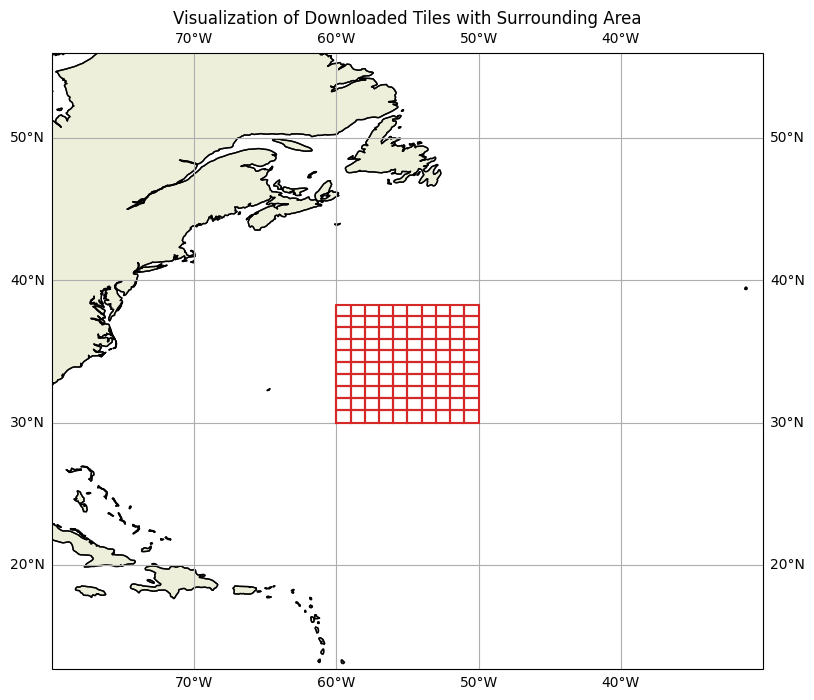
#> input picture 1_DatasetCharacteristics/image.png, 814 x 700 px, given as the content of the folder equal_tiles, which was not available
$ jupyter execute Try4_make_cooler_data_image_analysis.ipynb   (older library calls are emulated)
#> lines starting #> are read from the running program, lines starting #| are printed output that depends on the picture; pictures that were not available may be replaced by others from this repository, and a replacement may not be noted
[cell 1]
import os
import cv2
import numpy as np
import pandas as pd
import matplotlib.pyplot as plt
from glob import glob

# Parameters
image_folder = "equal_tiles"  # Folder containing the images
output_csv = "image_statistics.csv"  # Save stats to a CSV file
crop_pixels = 70  # Number of pixels to crop from each border (top, bottom, left, right)

# Function to crop a fixed number of pixels from the borders
def crop_fixed_border(image, crop_pixels=5):
    height, width, _ = image.shape
    print(f"Original image size: {width}x{height}")  # Debugging line
    if height > crop_pixels * 2 and width > crop_pixels * 2:
        cropped_image = image[crop_pixels:height-crop_pixels, crop_pixels:width-crop_pixels]
        cropped_height, cropped_width, _ = cropped_image.shape
        print(f"Cropped image size: {cropped_width}x{cropped_height}")  # Debugging line
        return cropped_image
    else:
        print(f"Warning: Crop size too large for image {width}x{height}. Returning original image.")
        return image  # Return the original image if cropping is not possible

# Load images
image_paths = glob(os.path.join(image_folder, "*.png"))
if not image_paths:
    print("No images found in the specified folder.")
    exit()

# Data storage
data = []

# Loop through each image (this will ensure reprocessing every time)
for image_path in image_paths:
    try:
        # Reload and process image each time (ensures the crop_pixels change takes effect)
        image = cv2.imread(image_path)
#> image is the input picture: shape (700, 814, 3); mean B, G, R 242.3, 244.3, 245.9
        if image is None:
            print(f"Image {image_path} is corrupt or unreadable.")
            continue

        # Crop out fixed border
        cropped_image = crop_fixed_border(image, crop_pixels)
#| Original image size: 814x700
#> in crop_fixed_border, `cropped_image = image[crop_pixels:height-crop_pixels, crop_pixels:widt..`:
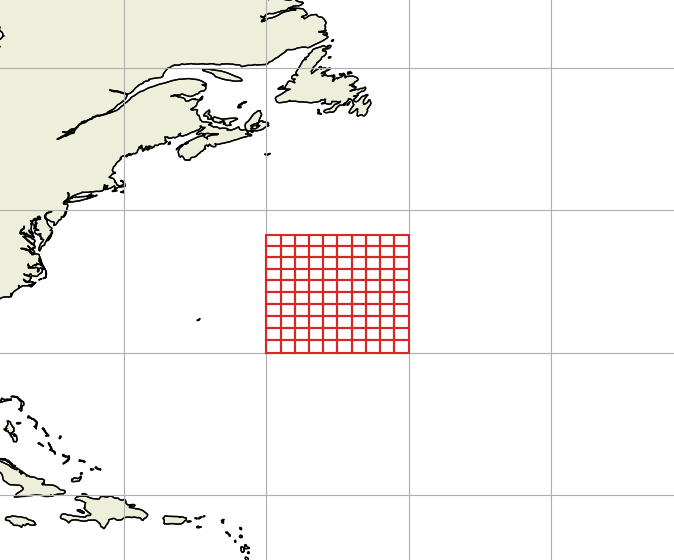
#> cropped_image: shape (560, 674, 3); mean B, G, R 241.5, 244.1, 246.5
#| Cropped image size: 674x560
        height, width, channels = cropped_image.shape
#> height = 560; width = 674; channels = 3

        # Convert to grayscale
        grayscale = cv2.cvtColor(cropped_image, cv2.COLOR_BGR2GRAY)
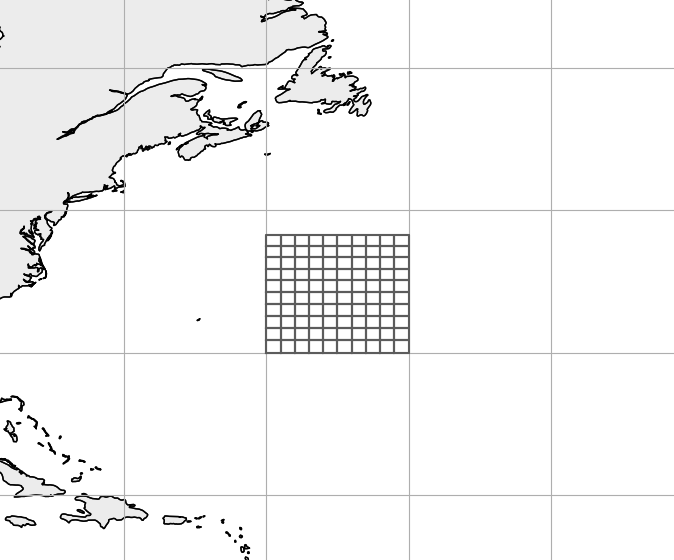
#> grayscale: shape (560, 674); min 0, max 255, mean 244.5

        # Average and standard deviation of intensity
        avg_intensity = np.mean(grayscale)
#> avg_intensity = 244.5
        std_intensity = np.std(grayscale)
#> std_intensity = 37.07

        # Elevation statistics (e.g., terrain variation)
        min_elevation = np.min(grayscale)
#> min_elevation = 0
        max_elevation = np.max(grayscale)
#> max_elevation = 255
        elevation_range = max_elevation - min_elevation
#> elevation_range = 255

        # Color histograms (representing terrain height variations in color channels)
        color_hist_b = cv2.calcHist([cropped_image], [0], None, [256], [0, 256])  # Blue channel
#> color_hist_b = 256 values, max 298873 at index 255, min 0 at index 1, mean 1474.4
        color_hist_g = cv2.calcHist([cropped_image], [1], None, [256], [0, 256])  # Green channel
#> color_hist_g has the same summary as color_hist_b
        color_hist_r = cv2.calcHist([cropped_image], [2], None, [256], [0, 256])  # Red channel
#> color_hist_r has the same summary as color_hist_b

        # Store data
        data.append({
            "file_name": os.path.basename(image_path),
            "width": width,
            "height": height,
            "avg_intensity": avg_intensity,
            "std_intensity": std_intensity,
            "min_elevation": min_elevation,
            "max_elevation": max_elevation,
            "elevation_range": elevation_range,
            "aspect_ratio": width / height,
        })

    except Exception as e:
        print(f"Error processing {image_path}: {e}")

# Create a DataFrame for analysis
df = pd.DataFrame(data)
#> df = table of 1 rows and 9 columns

# Save to CSV
df.to_csv(output_csv, index=False)
print(f"Statistics saved to {output_csv}")

# Display some EDA results
print(df.describe())
#> (printed output is left out)

# Visualization: Histograms of intensity and aspect ratios
plt.figure(figsize=(14, 7))

# Average intensity distribution
plt.subplot(2, 3, 1)
plt.hist(df["avg_intensity"], bins=20, color="blue", alpha=0.7)
plt.title("Distribution of Average Intensity")
plt.xlabel("Average Intensity")
plt.ylabel("Frequency")

# Elevation range distribution
plt.subplot(2, 3, 2)
plt.hist(df["elevation_range"], bins=20, color="purple", alpha=0.7)
plt.title("Distribution of Elevation Range")
plt.xlabel("Elevation Range")
plt.ylabel("Frequency")

# Aspect ratio distribution
plt.subplot(2, 3, 3)
plt.hist(df["aspect_ratio"], bins=20, color="green", alpha=0.7)
plt.title("Distribution of Aspect Ratios")
plt.xlabel("Aspect Ratio (Width / Height)")
plt.ylabel("Frequency")

# Min elevation vs. max elevation
plt.subplot(2, 3, 4)
plt.scatter(df["min_elevation"], df["max_elevation"], alpha=0.7, color="red")
plt.title("Min vs. Max Elevation")
plt.xlabel("Min Elevation")
plt.ylabel("Max Elevation")

# Elevation range vs. average intensity
plt.subplot(2, 3, 5)
plt.scatter(df["elevation_range"], df["avg_intensity"], alpha=0.7, color="blue")
plt.title("Elevation Range vs. Average Intensity")
plt.xlabel("Elevation Range")
plt.ylabel("Average Intensity")

# Heatmap for one cropped image (for better understanding of seabed texture)
image_example = cv2.imread(image_paths[0])
cropped_example = crop_fixed_border(image_example, crop_pixels)
#| Original image size: 814x700
#| Cropped image size: 674x560
plt.subplot(2, 3, 6)
plt.imshow(cropped_example, cmap='terrain', interpolation='nearest')
plt.title("Seabed Image Example (Cropped)")
plt.colorbar(label="Elevation (Height)")
plt.axis('off')

plt.tight_layout()
plt.show()
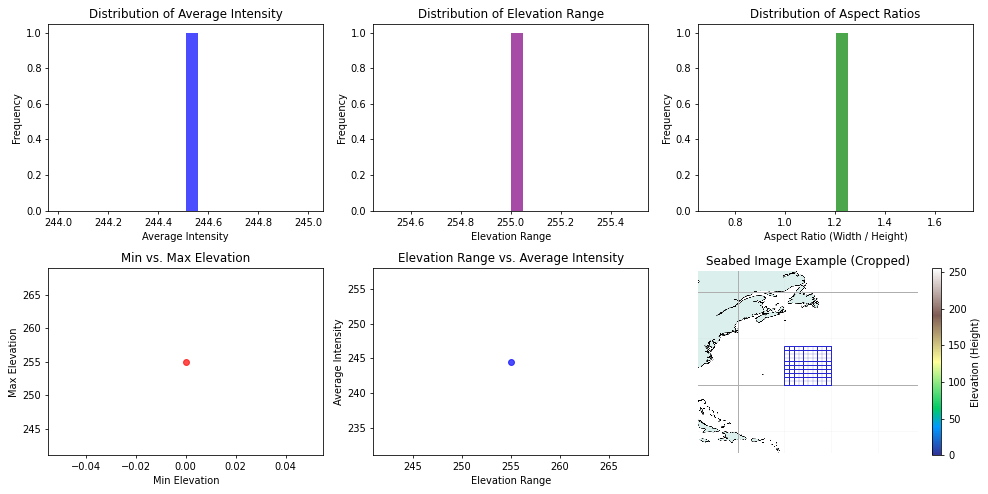
#> figure drawn by matplotlib, 7 panels; B, G, R data is drawn as R, G, B; panel 1: tallest bar 1 high, from x = 244.5 to 244.6; panel 2: tallest bar 1 high, from x = 255 to 255.1; panel 3: tallest bar 1 high, from x = 1.2 to 1.25

[cell 2]
import os
import cv2
import numpy as np
import pandas as pd
import matplotlib.pyplot as plt
from glob import glob

# Parameters
image_folder = "equal_tiles"  # Folder containing the images
output_csv = "image_statistics.csv"  # Save stats to a CSV file
crop_pixels = 70  # Number of pixels to crop from each border (top, bottom, left, right)

# Function to crop a fixed number of pixels from the borders
def crop_fixed_border(image, crop_pixels=5):
#> called with crop_pixels = 70
    height, width, _ = image.shape
#> height = 700; width = 814
    if height > crop_pixels * 2 and width > crop_pixels * 2:
        cropped_image = image[crop_pixels:height-crop_pixels, crop_pixels:width-crop_pixels]
        return cropped_image
    else:
        print(f"Warning: Crop size too large for image {width}x{height}. Returning original image.")
        return image  # Return the original image if cropping is not possible

# Function to compute the gradient magnitude of the image
def compute_gradient_magnitude(image):
    grayscale = cv2.cvtColor(image, cv2.COLOR_BGR2GRAY)
    grad_x = cv2.Sobel(grayscale, cv2.CV_64F, 1, 0, ksize=3)
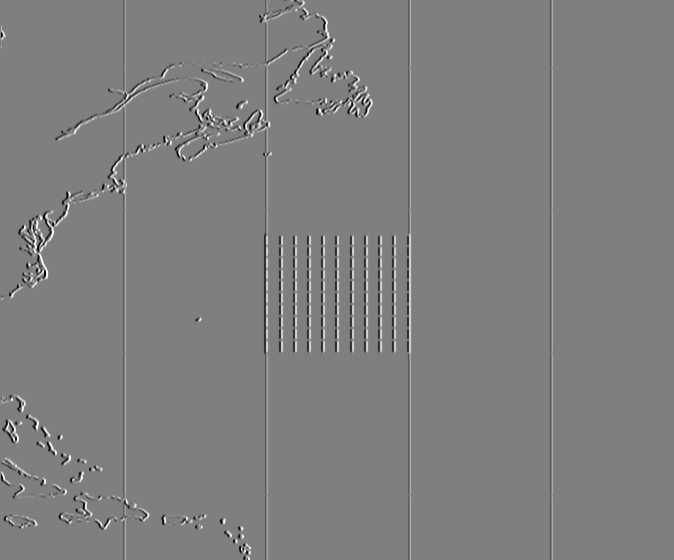
#> grad_x: shape (560, 674) float64; min -1020, max 1020, mean 0.2; drawn with min black and max white
    grad_y = cv2.Sobel(grayscale, cv2.CV_64F, 0, 1, ksize=3)
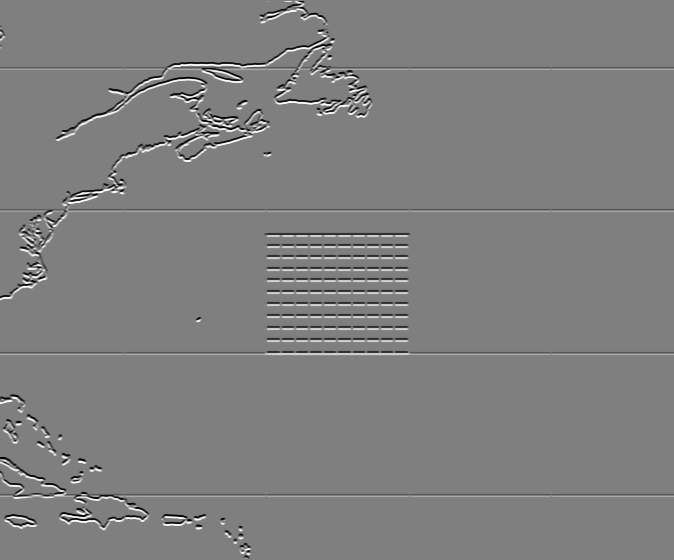
#> grad_y: shape (560, 674) float64; min -1020, max 1020, mean 0.1; drawn with min black and max white
    grad_magnitude = np.sqrt(grad_x**2 + grad_y**2)
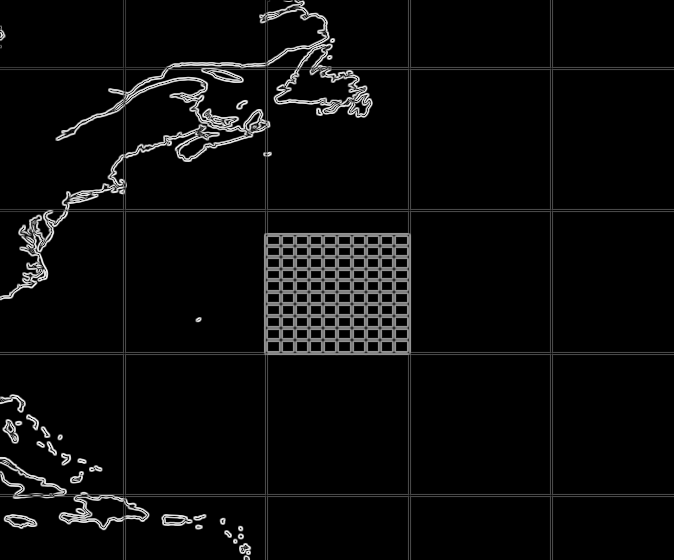
#> grad_magnitude: shape (560, 674) float64; min 0, max 1138.6, mean 50; drawn with min black and max white
    return grad_magnitude

# Load images
image_paths = glob(os.path.join(image_folder, "*.png"))
if not image_paths:
    print("No images found in the specified folder.")
    exit()

# Data storage
data = []

# Loop through each image
for image_path in image_paths:
    try:
        # Reload and process image each time
        image = cv2.imread(image_path)
        if image is None:
            print(f"Image {image_path} is corrupt or unreadable.")
            continue

        # Crop out fixed border
        cropped_image = crop_fixed_border(image, crop_pixels)
        height, width, channels = cropped_image.shape

        # Convert to grayscale for intensity analysis
        grayscale = cv2.cvtColor(cropped_image, cv2.COLOR_BGR2GRAY)

        # Average and standard deviation of intensity
        avg_intensity = np.mean(grayscale)
        std_intensity = np.std(grayscale)

        # Gradient magnitude (to detect terrain slope)
        grad_magnitude = compute_gradient_magnitude(cropped_image)
        avg_gradient = np.mean(grad_magnitude)  # Mean gradient value across the image
#> avg_gradient = 50.02

        # Elevation statistics (inferred from intensity)
        min_intensity = np.min(grayscale)
#> min_intensity = 0
        max_intensity = np.max(grayscale)
#> max_intensity = 255
        intensity_range = max_intensity - min_intensity
#> intensity_range = 255

        # Store data
        data.append({
            "file_name": os.path.basename(image_path),
            "width": width,
            "height": height,
            "avg_intensity": avg_intensity,
            "std_intensity": std_intensity,
            "min_intensity": min_intensity,
            "max_intensity": max_intensity,
            "intensity_range": intensity_range,
            "avg_gradient": avg_gradient,
            "aspect_ratio": width / height,
        })

    except Exception as e:
        print(f"Error processing {image_path}: {e}")

# Create a DataFrame for analysis
df = pd.DataFrame(data)
#> df = table of 1 rows and 10 columns

# Save to CSV
df.to_csv(output_csv, index=False)
print(f"Statistics saved to {output_csv}")

# Display some EDA results
print(df.describe())
#> (printed output is left out)

# Visualization: Histograms of intensity and gradient
plt.figure(figsize=(14, 7))

# Average intensity distribution
plt.subplot(2, 3, 1)
plt.hist(df["avg_intensity"], bins=20, color="blue", alpha=0.7)
plt.title("Distribution of Average Intensity")
plt.xlabel("Average Intensity")
plt.ylabel("Frequency")

# Intensity range distribution (min/max intensity)
plt.subplot(2, 3, 2)
plt.hist(df["intensity_range"], bins=20, color="purple", alpha=0.7)
plt.title("Distribution of Intensity Range")
plt.xlabel("Intensity Range")
plt.ylabel("Frequency")

# Average gradient distribution (to represent terrain slope)
plt.subplot(2, 3, 3)
plt.hist(df["avg_gradient"], bins=20, color="green", alpha=0.7)
plt.title("Distribution of Average Gradient (Slope)")
plt.xlabel("Average Gradient")
plt.ylabel("Frequency")

# Min intensity vs. max intensity
plt.subplot(2, 3, 4)
plt.scatter(df["min_intensity"], df["max_intensity"], alpha=0.7, color="red")
plt.title("Min vs. Max Intensity")
plt.xlabel("Min Intensity")
plt.ylabel("Max Intensity")

# Intensity range vs. average intensity
plt.subplot(2, 3, 5)
plt.scatter(df["intensity_range"], df["avg_intensity"], alpha=0.7, color="blue")
plt.title("Intensity Range vs. Average Intensity")
plt.xlabel("Intensity Range")
plt.ylabel("Average Intensity")

# Heatmap for one cropped image (to visualize terrain shading)
image_example = cv2.imread(image_paths[0])
cropped_example = crop_fixed_border(image_example, crop_pixels)
plt.subplot(2, 3, 6)
plt.imshow(cropped_example, cmap='terrain', interpolation='nearest')
plt.title("Seabed Image Example (Cropped)")
plt.colorbar(label="Shading Intensity")
plt.axis('off')

plt.tight_layout()
plt.show()
#> figure, not shown here; B, G, R data is drawn as R, G, B; panel 1: tallest bar 1 high, from x = 244.5 to 244.6; panel 2: tallest bar 1 high, from x = 255 to 255.1; panel 3: tallest bar 1 high, from x = 50.02 to 50.07
